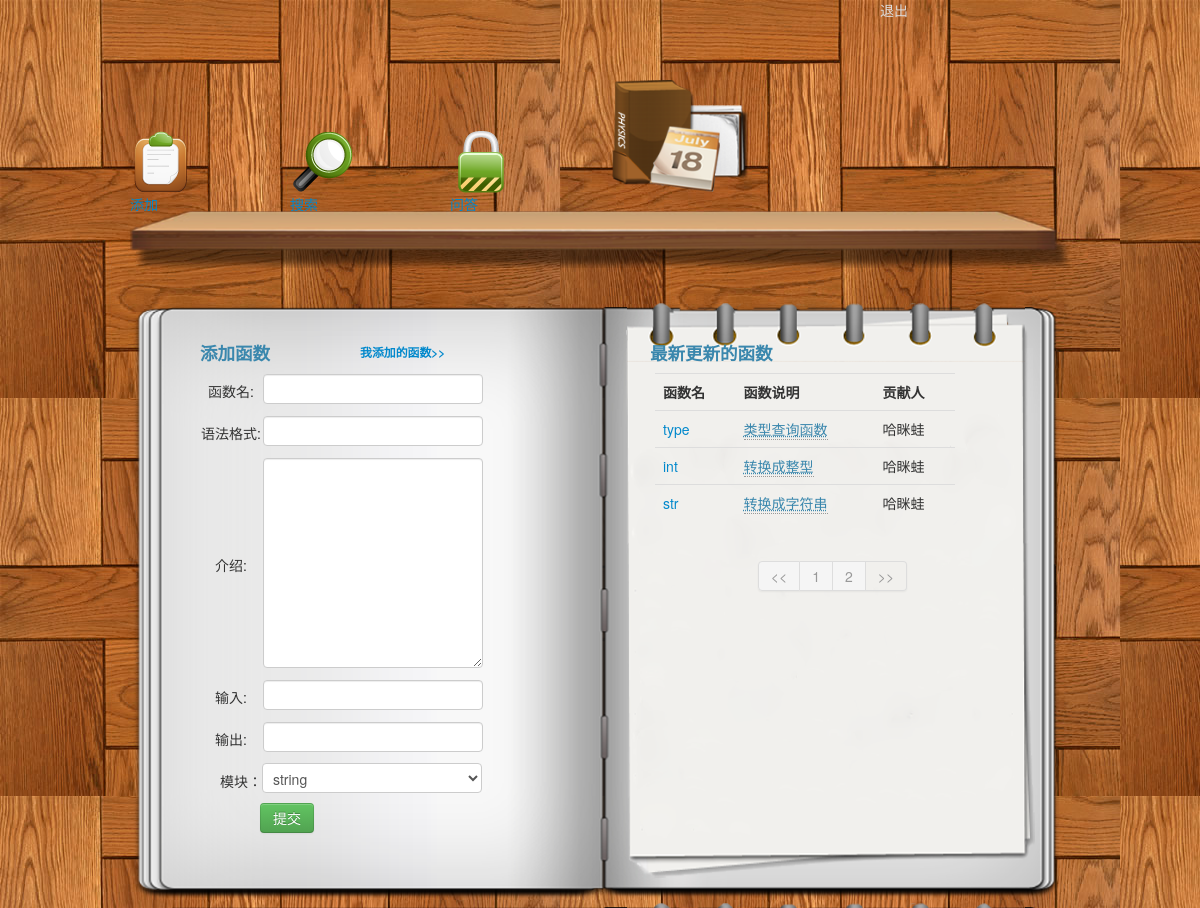
The app's page /addfunct/func_add/?page=2 (signed in) with its own data.
### app/models.py (models this page shows, shortened)
class Funct(models.Model):
    name = models.CharField(max_length=20)
    format = models.CharField(max_length=50)
    intro = models.TextField()
    inputs = models.CharField(max_length=50)
    outputs = models.CharField(max_length=50)
    time = models.DateTimeField(auto_now_add=True)
    user = models.ForeignKey(User)
    module = models.ForeignKey(Module)
    like = models.ManyToManyField(User,related_name='like',blank=True,null=True)

### app/views.py (the view)
# urls.py: url(r'^addfunct/func_add/$',func_add),
def func_add(request):
    if request.user.is_authenticated():
        headimg = request.session.get('headimg')
        request.session.get('k')
        ur = client.users.show.get(uid = request.session.get('id'))
        headimg = ur['avatar_large']
        name = ur['name']
        fid = request.GET.get('id','')
        if request.method == "POST":
            af = AddForm(request.POST)
            if af.is_valid():
                name = af.cleaned_data['name']
                format = af.cleaned_data['format']
                intro = af.cleaned_data['intro']
                input = af.cleaned_data['input']
                output = af.cleaned_data['output']
                module = request.POST['module']
                module = Module.objects.get(name=module)
                funct = Funct.objects.create(name=name,format=format,intro=intro,inputs=input,outputs=output,module=module,user=request.user,)
                return redirect('/addfunct/show_funcall/')
            else:
                return redirect('/addfunct/func_add/')
        else:
            af = AddForm()
            modules = Module.objects.all()
            functs = Funct.objects.order_by('-id')
            paginator = Paginator(functs, 5) # Show 25 contacts per page
            f_list    = range(1,paginator.num_pages+1)
            page = request.GET.get('page')
            try:
                functs = paginator.page(page)
            except PageNotAnInteger:
                functs = paginator.page(1)
            except EmptyPage:
                functs = paginator.page(paginator.num_pages)
        return render_to_response('func_add.html',locals())

### app/views.py
class AddForm(forms.Form):
    name = forms.CharField(label=u'函数名')
    format = forms.CharField(label=u'语法格式')
    intro  = forms.CharField(label=u'介绍',widget=forms.Textarea)
    input  = forms.CharField(label=u'输入')
    output  = forms.CharField(label=u'输出')

### app/models.py (called while the page is built)
    def __unicode__(self):
        return self.name

### app/templates/func_add.html (shortened to what this page needs)
{% extends "base.html" %}
{% block content %}
 <div class="row" style="margin-top:35px">
 <div class="span4 offset1" >
        <div class="row">
     <div class="span2" >
     <h4> <p class="text-info">添加函数</p></h4>
     </div>
     <div class="span2" style="margin-left:20px;">
     <h6><a href="/addfunct/show_funcall/" >我添加的函数>></a></h6>
     </div>
     </div>
<form method="POST" action="">
<table>
{{af.as_table}}
</table>
<div class="span4">
  模块：<select name="module">
    {% for i in modules %}
    <option>{{i}}</option>
    {%endfor%}
     </select><br />
     </div>
<input type="submit" value="提交" class="btn btn-success" style="margin-left:60px;">
</form>
</div>
<div class="span5" style="margin-left:150px;">
    <h4> <p class="text-info">最新更新的函数</p></h4>
     <div class="row" style="margin-left:5px;">
      <table class="table table-hover" style="width:300px;">
         <tr><th>函数名</th><th>函数说明</th><th>贡献人</th></tr>
          {%for funct in functs%}
         <tr>
         <td><a href="/search/disp/?id={{funct.id}}" >{{funct.name}}</td>
         <td><abbr title="{{funct.intro}}" class="text-info">{{funct.intro|truncatechars:9}}</abbr></td>
         <td>{{funct.user.username}}</td>
         </tr>
         {%endfor%}
      </table>
  <div class="row">
        <div class="pagination pagination-centered">
          <ul>
           {% if functs.has_previous %}
            <li class="active"><a href="/addfunct/func_add/?page={{ functs.previous_page_number }}"><<</a></li>
            {% else %}
            <li class="disabled"><a ><<</a></li>
            {% endif %}
            {% for i in f_list %}
              {% if i == funts.number %}
            <li class="disabled"><a >{{i}}</a></li>
               {% else %}
            <li class="active"><a href="/addfunct/func_add/?page={{i}}">{{i}}</a></li>
               {% endif %}
              {% endfor %}
            {% if functs.has_next %}
            <li class="active"><a href="/addfunct/func_add/?page={{ functs.next_page_number }}">>></a></li>
               {% else%}
           <li class="disabled"><a >>></a></li>
               {% endif %}
          </ul>
        </div>
      </div>
{%endblock%}

### records on screen
Funct: name "type", intro "类型查询函数", user.username "哈眯蛙"
Funct: name "int", intro "转换成整型", user.username "哈眯蛙"
Funct: name "str", intro "转换成字符串", user.username "哈眯蛙"

### other values on screen
{{ i }} "1" "2"
form field module "string"
